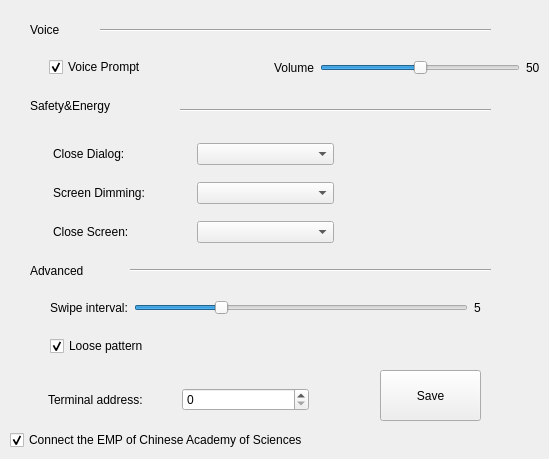
   <widget class="QWidget" name="systemPage">
    <widget class="Line" name="line_2">
     <property name="geometry">
      <rect>
       <x>180</x>
       <y>100</y>
       <width>311</width>
       <height>21</height>
      </rect>
     </property>
     <property name="orientation">
      <enum>Qt::Horizontal</enum>
     </property>
    </widget>
    <widget class="QLabel" name="energyLabel">
     <property name="geometry">
      <rect>
       <x>30</x>
       <y>90</y>
       <width>151</width>
       <height>31</height>
      </rect>
     </property>
     <property name="text">
      <string>Safety&amp;Energy</string>
     </property>
    </widget>
    <widget class="QLabel" name="voiceLabel">
     <property name="geometry">
      <rect>
       <x>30</x>
       <y>20</y>
       <width>51</width>
       <height>20</height>
      </rect>
     </property>
     <property name="text">
      <string>Voice</string>
     </property>
    </widget>
    <widget class="Line" name="line_1">
     <property name="geometry">
      <rect>
       <x>100</x>
       <y>20</y>
       <width>391</width>
       <height>20</height>
      </rect>
     </property>
     <property name="orientation">
      <enum>Qt::Horizontal</enum>
     </property>
    </widget>
    <widget class="QPushButton" name="saveSystemButton">
     <property name="geometry">
      <rect>
       <x>380</x>
       <y>370</y>
       <width>101</width>
       <height>51</height>
      </rect>
     </property>
     <property name="focusPolicy">
      <enum>Qt::NoFocus</enum>
     </property>
     <property name="text">
      <string>Save</string>
     </property>
     <property name="icon">
      <iconset resource="../controller.qrc">
       <normaloff>:/images/btn_save.png</normaloff>:/images/btn_save.png</iconset>
     </property>
     <property name="iconSize">
      <size>
       <width>32</width>
       <height>32</height>
      </size>
     </property>
    </widget>
    <widget class="QWidget" name="layoutWidget">
     <property name="geometry">
      <rect>
       <x>49</x>
       <y>50</y>
       <width>491</width>
       <height>35</height>
      </rect>
     </property>
     <layout class="QHBoxLayout" name="voiceLayout">
      <item>
       <widget class="QCheckBox" name="voiceCheckBox">
        <property name="focusPolicy">
         <enum>Qt::NoFocus</enum>
        </property>
        <property name="text">
         <string>Voice Prompt</string>
        </property>
        <property name="checked">
         <bool>true</bool>
        </property>
       </widget>
      </item>
      <item>
       <spacer name="horizontalSpacer">
        <property name="orientation">
         <enum>Qt::Horizontal</enum>
        </property>
        <property name="sizeHint" stdset="0">
         <size>
          <width>18</width>
          <height>20</height>
         </size>
        </property>
       </spacer>
      </item>
      <item>
       <widget class="QLabel" name="volumeLabel">
        <property name="text">
         <string>Volume</string>
        </property>
       </widget>
      </item>
      <item>
       <widget class="QSlider" name="volumeSlider">
        <property name="sizePolicy">
         <sizepolicy hsizetype="Expanding" vsizetype="Fixed">
          <horstretch>0</horstretch>
          <verstretch>0</verstretch>
         </sizepolicy>
        </property>
        <property name="minimumSize">
         <size>
          <width>200</width>
          <height>0</height>
         </size>
        </property>
        <property name="focusPolicy">
         <enum>Qt::NoFocus</enum>
        </property>
        <property name="maximum">
         <number>100</number>
        </property>
        <property name="singleStep">
         <number>10</number>
        </property>
        <property name="pageStep">
         <number>20</number>
        </property>
        <property name="value">
         <number>50</number>
        </property>
        <property name="orientation">
         <enum>Qt::Horizontal</enum>
        </property>
        <property name="invertedAppearance">
         <bool>false</bool>
        </property>
        <property name="tickPosition">
         <enum>QSlider::NoTicks</enum>
        </property>
       </widget>
      </item>
      <item>
       <widget class="QLabel" name="volumeValueLabel">
        <property name="text">
         <string>50</string>
        </property>
       </widget>
      </item>
     </layout>
    </widget>
    <widget class="Line" name="line_3">
     <property name="geometry">
      <rect>
       <x>130</x>
       <y>260</y>
       <width>361</width>
       <height>20</height>
      </rect>
     </property>
     <property name="orientation">
      <enum>Qt::Horizontal</enum>
     </property>
    </widget>
    <widget class="QLabel" name="advLabel">
     <property name="geometry">
      <rect>
       <x>30</x>
       <y>260</y>
       <width>111</width>
       <height>21</height>
      </rect>
     </property>
     <property name="text">
      <string>Advanced</string>
     </property>
    </widget>
    <widget class="QWidget" name="layoutWidget">
     <property name="geometry">
      <rect>
       <x>53</x>
       <y>132</y>
       <width>281</width>
       <height>122</height>
      </rect>
     </property>
     <layout class="QGridLayout" name="gridLayout_3">
      <item row="0" column="0">
       <widget class="QLabel" name="autoCloseLabel">
        <property name="text">
         <string>Close Dialog:</string>
        </property>
       </widget>
      </item>
      <item row="0" column="1">
       <widget class="QComboBox" name="autoCloseComboBox">
        <property name="focusPolicy">
         <enum>Qt::NoFocus</enum>
        </property>
       </widget>
      </item>
      <item row="1" column="0">
       <widget class="QLabel" name="screenDimLabel">
        <property name="text">
         <string>Screen Dimming:</string>
        </property>
       </widget>
      </item>
      <item row="1" column="1">
       <widget class="QComboBox" name="screenDimComboBox">
        <property name="focusPolicy">
         <enum>Qt::NoFocus</enum>
        </property>
       </widget>
      </item>
      <item row="2" column="0">
       <widget class="QLabel" name="screenOffLabel">
        <property name="text">
         <string>Close Screen:</string>
        </property>
       </widget>
      </item>
      <item row="2" column="1">
       <widget class="QComboBox" name="screenOffComboBox">
        <property name="focusPolicy">
         <enum>Qt::NoFocus</enum>
        </property>
       </widget>
      </item>
     </layout>
    </widget>
    <widget class="QCheckBox" name="casCheckBox">
     <property name="geometry">
      <rect>
       <x>10</x>
       <y>430</y>
       <width>501</width>
       <height>20</height>
      </rect>
     </property>
     <property name="focusPolicy">
      <enum>Qt::NoFocus</enum>
     </property>
     <property name="text">
      <string>Connect the EMP of Chinese Academy of Sciences</string>
     </property>
     <property name="checked">
      <bool>true</bool>
     </property>
    </widget>
    <widget class="QWidget" name="layoutWidget">
     <property name="geometry">
      <rect>
       <x>48</x>
       <y>380</y>
       <width>261</width>
       <height>39</height>
      </rect>
     </property>
     <layout class="QHBoxLayout" name="horizontalLayout">
      <item>
       <widget class="QLabel" name="casAddrLabel">
        <property name="text">
         <string>Terminal address:</string>
        </property>
       </widget>
      </item>
      <item>
       <widget class="QSpinBox" name="casAddrSpinBox">
        <property name="focusPolicy">
         <enum>Qt::NoFocus</enum>
        </property>
       </widget>
      </item>
     </layout>
    </widget>
    <widget class="QWidget" name="layoutWidget_2">
     <property name="geometry">
      <rect>
       <x>50</x>
       <y>290</y>
       <width>431</width>
       <height>35</height>
      </rect>
     </property>
     <layout class="QHBoxLayout" name="voiceLayout_2">
      <item>
       <widget class="QLabel" name="volumeLabelSwapCardInterval">
        <property name="text">
         <string>Swipe interval:</string>
        </property>
       </widget>
      </item>
      <item>
       <widget class="QSlider" name="swapCardIntervalSlider">
        <property name="sizePolicy">
         <sizepolicy hsizetype="Expanding" vsizetype="Fixed">
          <horstretch>0</horstretch>
          <verstretch>0</verstretch>
         </sizepolicy>
        </property>
        <property name="minimumSize">
         <size>
          <width>200</width>
          <height>0</height>
         </size>
        </property>
        <property name="focusPolicy">
         <enum>Qt::NoFocus</enum>
        </property>
        <property name="maximum">
         <number>20</number>
        </property>
        <property name="singleStep">
         <number>1</number>
        </property>
        <property name="pageStep">
         <number>5</number>
        </property>
        <property name="value">
         <number>5</number>
        </property>
        <property name="orientation">
         <enum>Qt::Horizontal</enum>
        </property>
        <property name="invertedAppearance">
         <bool>false</bool>
        </property>
        <property name="tickPosition">
         <enum>QSlider::NoTicks</enum>
        </property>
       </widget>
      </item>
      <item>
       <widget class="QLabel" name="swapCardIntervalValueLabel">
        <property name="text">
         <string>5</string>
        </property>
       </widget>
      </item>
     </layout>
    </widget>
    <widget class="QCheckBox" name="noBookingCanLoginCheckBox">
     <property name="geometry">
      <rect>
       <x>50</x>
       <y>330</y>
       <width>421</width>
       <height>32</height>
      </rect>
     </property>
     <property name="focusPolicy">
      <enum>Qt::NoFocus</enum>
     </property>
     <property name="text">
      <string>Loose pattern</string>
     </property>
     <property name="checked">
      <bool>true</bool>
     </property>
    </widget>
   </widget>
